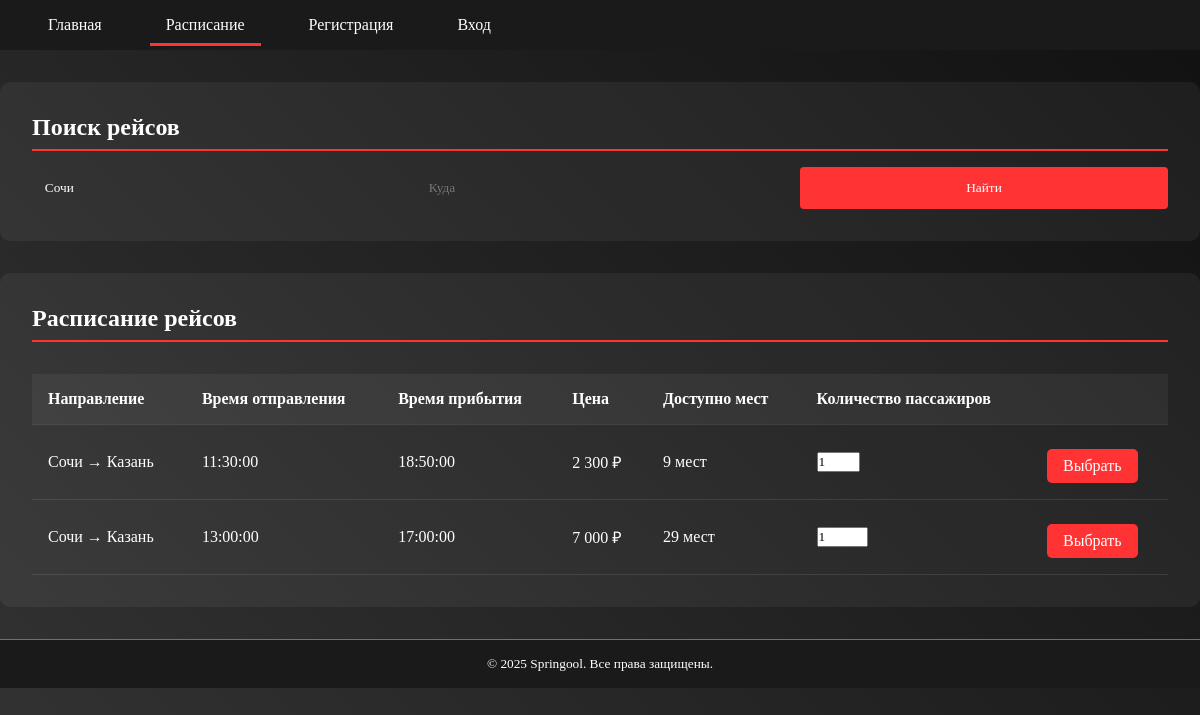
/routes.php?from=Сочи, run on the app's committed database.
### tables this page shows
CREATE TABLE `routes` (
  `id` int NOT NULL,
  `departure_city` varchar(100) NOT NULL,
  `arrival_city` varchar(100) NOT NULL,
  `departure_time` time NOT NULL,
  `arrival_time` time NOT NULL,
  `price` decimal(10,2) NOT NULL,
  `available_seats` int NOT NULL,
  `travel_date` date NOT NULL
);

### routes.php (the view, shortened to what this page needs)
<?php
require_once 'config.php';
$search_params = [];
$where = [];
if (!empty($_GET['from'])) {
    $where[] = "departure_city LIKE ?";
    $search_params[] = '%' . $_GET['from'] . '%';
}
$where[] = "available_seats > 0";
$query = "SELECT * FROM routes";
if (!empty($where)) {
    $query .= " WHERE " . implode(' AND ', $where);
}
$stmt = $pdo->prepare($query);
$stmt->execute($search_params);
$routes = $stmt->fetchAll();
?>
<!DOCTYPE html>
<html lang="ru">
<head>
</head>
<body>
    <div class="header">
        <ul class="nav">
            <li><a href="index.php" class="nav-link">Главная</a></li>
            <li><a href="routes.php" class="nav-link active">Расписание</a></li>
            <?php if (isset($_SESSION['user'])): ?>
                <li><a href="account.php" class="nav-link">Личный кабинет</a></li>
                <li><a href="logout.php" class="nav-link">Выйти</a></li>
            <?php else: ?>
                <li><a href="register_form.php" class="nav-link">Регистрация</a></li>
                <li><a href="login_form.php" class="nav-link">Вход</a></li>
            <?php endif; ?>
        </ul>
    </div>
    <div class="content-section">
        <h2 class="section-title">Поиск рейсов</h2>
        <form class="search-form" action="routes.php" method="GET">
            <input type="text" name="from" placeholder="Откуда"
                value="<?= htmlspecialchars($_GET['from'] ?? '') ?>">
            <input type="text" name="to" placeholder="Куда"
                value="<?= htmlspecialchars($_GET['to'] ?? '') ?>">
            <button type="submit" class="btn">Найти</button>
        </form>
    </div>
    <div class="content-section">
        <h2 class="section-title">Расписание рейсов</h2>
        <?php if(empty($routes)): ?>
            <div class="alert error">
                Нет доступных рейсов по заданным параметрам
            </div>
        <?php else: ?>
            <table class="schedule-table">
                <thead>
                    <tr>
                        <th>Направление</th>
                        <th>Время отправления</th>
                        <th>Время прибытия</th>
                        <th>Цена</th>
                        <th>Доступно мест</th>
                        <th>Количество пассажиров</th>
                        <th></th>
                    </tr>
                </thead>
                <tbody>
                    <?php foreach($routes as $route): ?>
                    <tr>
                        <td><?= htmlspecialchars("{$route['departure_city']} → {$route['arrival_city']}") ?></td>
                        <td><?= htmlspecialchars($route['departure_time']) ?></td>
                        <td><?= htmlspecialchars($route['arrival_time']) ?></td>
                        <td><?= number_format($route['price'], 0, '.', ' ') ?> ₽</td>
                        <td><?= htmlspecialchars($route['available_seats']) ?> мест</td>
                        <td>
                            <input type="number" min="1" max="<?= $route['available_seats'] ?>" value="1" class="passenger-input">
                        </td>
                        <td>
                            <a href="#" class="book-btn" data-route-id="<?= $route['id'] ?>">Выбрать</a>
                        </td>
                    </tr>
                    <?php endforeach; ?>
                </tbody>
            </table>
        <?php endif; ?>
    </div>
    <div class="footer">
        <small>© 2025 Springool. Все права защищены.</small>
    </div>
</body>
</html>

### routes.php (style rules this page uses)
:root { --primary: #2c4f9f; --accent: #ff3333; --dark-bg: #1a1a1a; --text-color: #fff; }
* { margin: 0; padding: 0; box-sizing: border-box; font-family: 'Comic Sans MS', cursive; }
body { background: linear-gradient(45deg, #333, #111); min-height: 100vh; color: var(--text-color); position: relative; }
.header { background: var(--dark-bg); padding: 1rem 2rem; display: flex; justify-content: space-between; align-items: center; }
.nav { display: flex; gap: 2rem; list-style: none; }
.nav-link { color: var(--text-color); text-decoration: none; position: relative; padding: 0.5rem 1rem; transition: all 0.3s ease; }
.nav-link.active::after { content: ''; position: absolute; bottom: -5px; left: 0; width: 100%; height: 3px; background: var(--accent); }
.content-section { max-width: 1200px; margin: 2rem auto; padding: 2rem; background: rgba(255, 255, 255, 0.05); border-radius: 10px; }
.section-title { font-size: 1.5rem; margin-bottom: 1rem; border-bottom: 2px solid var(--accent); padding-bottom: 0.5rem; }
.search-form { display: grid; grid-template-columns: repeat(3, 1fr); gap: 1rem; width: 100%; }
.search-form input[type="text"], .search-form input[type="number"] { padding: 0.8rem; background: transparent; border: none; border-radius: 4px; color: var(--text-color); width: 100%; }
.search-form button { background: var(--accent); color: white; padding: 0.8rem 2rem; border: none; border-radius: 4px; cursor: pointer; transition: 0.3s; }
.schedule-table { width: 100%; border-collapse: collapse; margin-top: 2rem; }
.schedule-table th, .schedule-table td { padding: 1rem; text-align: left; border-bottom: 1px solid rgba(255, 255, 255, 0.1); }
.schedule-table th { background: rgba(255, 255, 255, 0.05); font-weight: bold; }
.book-btn { background: var(--accent); color: white; padding: 0.5rem 1rem; border-radius: 5px; text-decoration: none; display: inline-block; margin-top: 0.5rem; cursor: pointer; }
.footer { background: var(--dark-bg); padding: 1rem 2rem; display: flex; justify-content: center; align-items: center; border-top: 1px solid var(--accent); }

### data on the page
routes: departure_city+arrival_city "Сочи → Казань", departure_time "11:30:00", arrival_time "18:50:00", price "2 300", available_seats "9"
routes: departure_city+arrival_city "Сочи → Казань", departure_time "13:00:00", arrival_time "17:00:00", price "7 000", available_seats "29"
